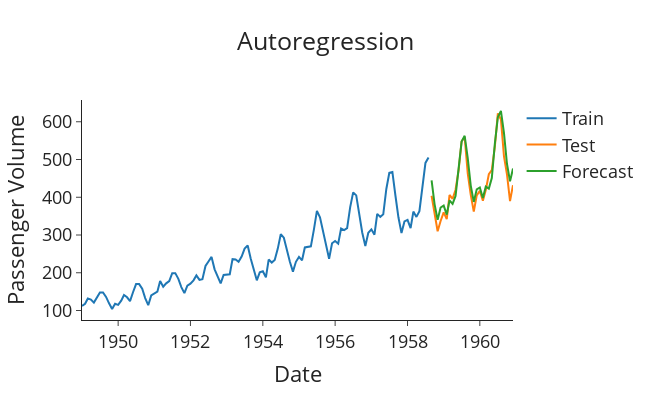

Write notebook code for a chart like this one.
### Markdown cell above
Results

### Code cell
# Import packages 
from scipy.special import inv_boxcox
import plotly.graph_objects as go 

# Get forecasts and covert to actual passanger volumes 
transformed_forecasts = list(model.forecast(steps=len(test)))
boxcox_forecasts = []

for idx in range(len(test)):
    if idx == 0:
        boxcox_forecast = transformed_forecasts[idx] + train['Passengers_boxcox'].iloc[-1]
    else:
        boxcox_forecast = transformed_forecasts[idx] + boxcox_forecasts[idx-1]

    boxcox_forecasts.append(boxcox_forecast)

forecasts = inv_boxcox(boxcox_forecasts, lan)

def plot_forecasts(forecasts: list[float],
                   title: str) -> None:
    
    fig = go.Figure()
    fig.add_trace(go.Scatter(x=train['Month'], y=train['#Passengers'], name='Train'))
    fig.add_trace(go.Scatter(x=test['Month'], y=test['#Passengers'], name='Test'))
    fig.add_trace(go.Scatter(x=test['Month'], y=forecasts, name='Forecast'))
    fig.update_layout(template="simple_white", font=dict(size=18), title_text=title,
                      width=650, title_x=0.5, height=400, xaxis_title='Date',
                      yaxis_title='Passenger Volume')
    
    return fig.show()

# Plot the forecasts
plot_forecasts(forecasts, 'Autoregression')
